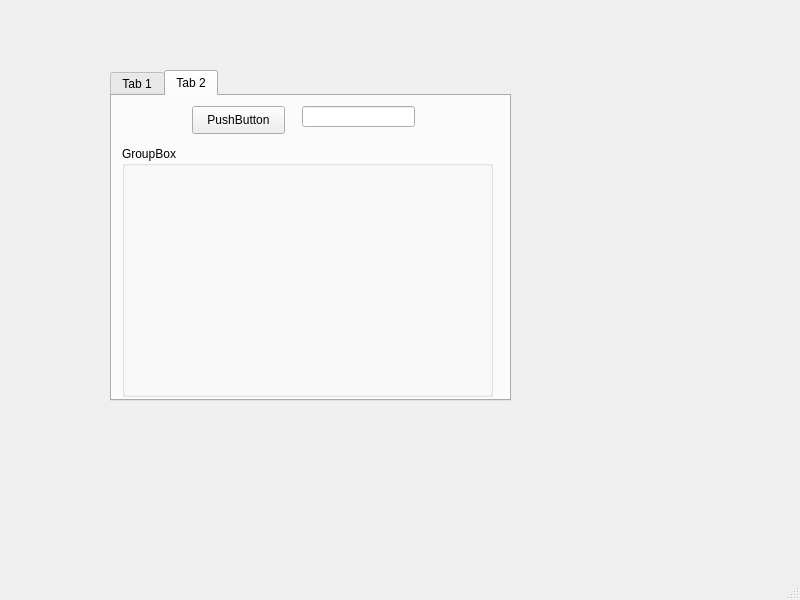
<?xml version="1.0" encoding="UTF-8"?>
<ui version="4.0">
 <class>MainWindow</class>
 <widget class="QMainWindow" name="MainWindow">
  <property name="geometry">
   <rect>
    <x>0</x>
    <y>0</y>
    <width>800</width>
    <height>600</height>
   </rect>
  </property>
  <property name="windowTitle">
   <string>MainWindow</string>
  </property>
  <widget class="QWidget" name="centralwidget">
   <widget class="QTabWidget" name="tabWidget">
    <property name="geometry">
     <rect>
      <x>110</x>
      <y>70</y>
      <width>401</width>
      <height>331</height>
     </rect>
    </property>
    <property name="currentIndex">
     <number>1</number>
    </property>
    <widget class="QWidget" name="tab">
     <attribute name="title">
      <string>Tab 1</string>
     </attribute>
     <widget class="QPushButton" name="pushButton">
      <property name="geometry">
       <rect>
        <x>100</x>
        <y>110</y>
        <width>93</width>
        <height>28</height>
       </rect>
      </property>
      <property name="text">
       <string>1</string>
      </property>
     </widget>
    </widget>
    <widget class="QWidget" name="tab_2">
     <attribute name="title">
      <string>Tab 2</string>
     </attribute>
     <widget class="QGroupBox" name="groupBox">
      <property name="geometry">
       <rect>
        <x>10</x>
        <y>50</y>
        <width>371</width>
        <height>251</height>
       </rect>
      </property>
      <property name="title">
       <string>GroupBox</string>
      </property>
     </widget>
     <widget class="QPushButton" name="pushButton_2">
      <property name="geometry">
       <rect>
        <x>80</x>
        <y>10</y>
        <width>93</width>
        <height>28</height>
       </rect>
      </property>
      <property name="text">
       <string>PushButton</string>
      </property>
     </widget>
     <widget class="QLineEdit" name="lineEdit">
      <property name="geometry">
       <rect>
        <x>190</x>
        <y>10</y>
        <width>113</width>
        <height>21</height>
       </rect>
      </property>
     </widget>
    </widget>
   </widget>
  </widget>
  <widget class="QMenuBar" name="menubar">
   <property name="geometry">
    <rect>
     <x>0</x>
     <y>0</y>
     <width>800</width>
     <height>26</height>
    </rect>
   </property>
  </widget>
  <widget class="QStatusBar" name="statusbar"/>
 </widget>
 <resources/>
 <connections/>
</ui>
